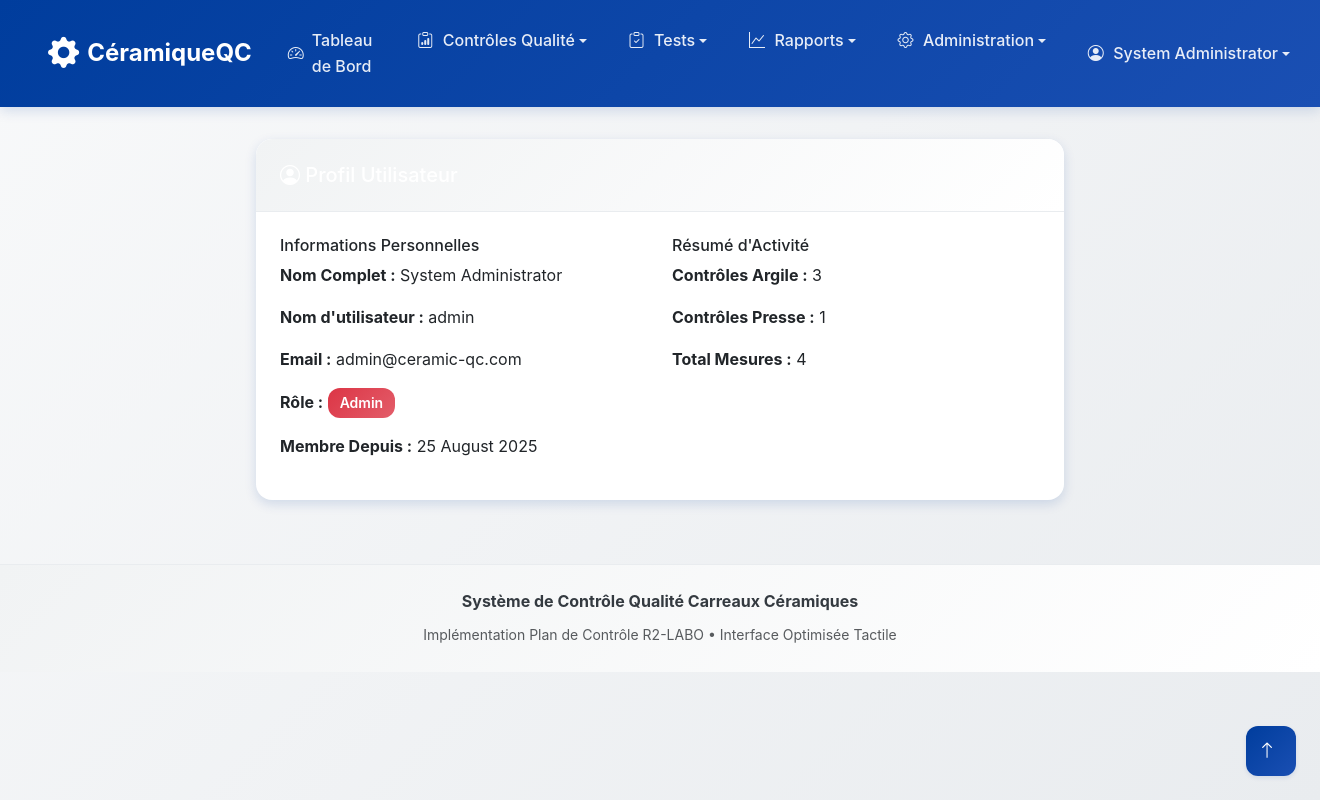
The app's page /profile (signed in) with its own data.
### models.py (models this page shows)
class User(UserMixin, db.Model):
    id = db.Column(db.Integer, primary_key=True)
    username = db.Column(db.String(64), unique=True, nullable=False)
    email = db.Column(db.String(120), unique=True, nullable=False)
    password_hash = db.Column(db.String(256))
    role = db.Column(db.String(20), default='controller')  # controller, quality_manager, admin
    full_name = db.Column(db.String(100))
    created_at = db.Column(db.DateTime, default=datetime.utcnow)

### routes/main.py (the view)
@main_bp.route('/profile')
@login_required
def profile():
    return render_template('profile.html', user=current_user)

### app.py (called while the page is built)
@login_manager.user_loader
def load_user(user_id):
    from models import User
    return User.query.get(int(user_id))

### templates/profile.html (shortened to what this page needs)
{% extends "base.html" %}
{% block content %}
<div class="row">
    <div class="col-md-8 mx-auto">
        <div class="card border-0 shadow-sm">
            <div class="card-header bg-primary text-white">
                <h5 class="mb-0"><i class="bi bi-person-circle"></i> Profil Utilisateur</h5>
            </div>
            <div class="card-body">
                <div class="row">
                    <div class="col-md-6">
                        <h6>Informations Personnelles</h6>
                        <p><strong>Nom Complet :</strong> {{ user.full_name or 'Non défini' }}</p>
                        <p><strong>Nom d'utilisateur :</strong> {{ user.username }}</p>
                        <p><strong>Email :</strong> {{ user.email }}</p>
                        <p><strong>Rôle :</strong>
                            <span class="badge bg-{{ 'danger' if user.role == 'admin' else 'warning' if user.role == 'quality_manager' else 'primary' }}">
                                {{ user.role|title|replace('_', ' ') }}
                            </span>
                        </p>
                        <p><strong>Membre Depuis :</strong> {{ user.created_at.strftime('%d %B %Y') }}</p>
                    </div>
                    <div class="col-md-6">
                        <h6>Résumé d'Activité</h6>
                        <p><strong>Contrôles Argile :</strong> {{ user.clay_controls|length }}</p>
                        <p><strong>Contrôles Presse :</strong> {{ user.press_controls|length }}</p>
                        <p><strong>Total Mesures :</strong> {{ user.clay_controls|length + user.press_controls|length + user.dryer_controls|length }}</p>
                    </div>
                </div>
            </div>
        </div>
    </div>
</div>
{% endblock %}

### templates/base.html (shortened to what this page needs)
<!DOCTYPE html>
<html lang="fr">
<head>
    <link href="https://cdn.jsdelivr.net/npm/bootstrap@5.3.2/dist/css/bootstrap.min.css" rel="stylesheet">
    <link rel="stylesheet" href="https://cdn.jsdelivr.net/npm/bootstrap-icons@1.11.2/font/bootstrap-icons.css">
    <link rel="stylesheet" href="{{ url_for('static', filename='css/main.css') }}">
</head>
<body>
    <nav class="navbar navbar-expand-xl navbar-dark sticky-top" role="navigation" aria-label="Navigation principale">
        <div class="container-fluid">
            <a class="navbar-brand d-flex align-items-center" href="{{ url_for('main.dashboard') }}" aria-label="Accueil Contrôle QC Céramique">
                <i class="bi bi-gear-fill me-2" aria-hidden="true"></i>
                <span class="d-none d-sm-inline">Céramique</span> QC
            </a>
            <div class="collapse navbar-collapse" id="navbarNav">
                <ul class="navbar-nav me-auto">
                    <li class="nav-item">
                        <a class="nav-link {{ 'active' if request.endpoint == 'main.dashboard' }}"
                           href="{{ url_for('main.dashboard') }}" aria-current="{% if request.endpoint == 'main.dashboard' %}page{% endif %}">
                            <i class="bi bi-speedometer2" aria-hidden="true"></i> Tableau de Bord
                        </a>
                    </li>
                    <li class="nav-item dropdown">
                        <a class="nav-link dropdown-toggle" href="#" role="button" data-bs-toggle="dropdown"
                           aria-expanded="false" aria-haspopup="true" id="qualityDropdown">
                            <i class="bi bi-clipboard-data" aria-hidden="true"></i>
                            <span class="d-xl-inline d-none">Contrôles Qualité</span>
                        </a>
                    </li>
                    <li class="nav-item dropdown">
                        <a class="nav-link dropdown-toggle" href="#" role="button" data-bs-toggle="dropdown"
                           aria-expanded="false" aria-haspopup="true" id="testingDropdown">
                            <i class="bi bi-clipboard-check" aria-hidden="true"></i> Tests
                        </a>
                    </li>
                    <li class="nav-item dropdown">
                        <a class="nav-link dropdown-toggle" href="#" role="button" data-bs-toggle="dropdown"
                           aria-expanded="false" aria-haspopup="true" id="reportsDropdown">
                            <i class="bi bi-graph-up" aria-hidden="true"></i> Rapports
                        </a>
                    </li>
                    {% if current_user.is_authenticated and current_user.role in ['admin', 'quality_manager'] %}
                    <li class="nav-item dropdown">
                        <a class="nav-link dropdown-toggle" href="#" role="button" data-bs-toggle="dropdown"
                           aria-expanded="false" aria-haspopup="true" id="adminDropdown">
                            <i class="bi bi-gear" aria-hidden="true"></i> Administration
                        </a>
                    </li>
                    {% endif %}
                </ul>
                <ul class="navbar-nav">
                    {% if current_user.is_authenticated %}
                    <li class="nav-item dropdown">
                        <a class="nav-link dropdown-toggle d-flex align-items-center" href="#" role="button"
                           data-bs-toggle="dropdown" aria-expanded="false" aria-haspopup="true" id="userDropdown">
                            <i class="bi bi-person-circle me-2" aria-hidden="true"></i>
                            <span class="d-none d-lg-inline">{{ current_user.full_name or current_user.username }}</span>
                        </a>
                    </li>
                    {% else %}
                    <li class="nav-item">
                        <a class="nav-link" href="{{ url_for('auth.login') }}">
                            <i class="bi bi-box-arrow-in-right" aria-hidden="true"></i> Connexion
                        </a>
                    </li>
                    {% endif %}
                </ul>
            </div>
        </div>
    </nav>
    <main class="container-fluid py-3" id="main-content" role="main">
        <div class="fade-in">
            {% block content %}{% endblock %}
        </div>
    </main>
    <button id="backToTop" class="btn btn-primary position-fixed bottom-0 end-0 m-4 rounded-circle d-none"
            style="width: 50px; height: 50px; z-index: 1000;"
            aria-label="Retour en haut" title="Retour en haut">
        <i class="bi bi-arrow-up" aria-hidden="true"></i>
    </button>
    <footer class="mt-5 py-4" role="contentinfo">
        <div class="container text-center">
            <div class="row">
                <div class="col-12">
                    <p class="mb-2">
                        <strong>Système de Contrôle Qualité Carreaux Céramiques</strong>
                    </p>
                    <p class="mb-0 text-muted">
                        <small>Implémentation Plan de Contrôle R2-LABO • Interface Optimisée Tactile</small>
                    </p>
                </div>
            </div>
        </div>
    </footer>
</body>
</html>

### static/css/main.css (style rules this page uses)
:root { --primary-color: #003d9d; --primary-light: #1a4fb3; --primary-dark: #002875; --secondary-color: #f8f9fa; --accent-color: #20c997; --warning-color: #ffc107; --danger-color: #dc3545; --success-color: #198754; --light-gray: #f1f3f4; --medium-gray: #6c757d; --dark-gray: #343a40; --border-radius: 12px; --border-radius-lg: 16px; --shadow-sm: 0 2px 4px rgba(0, 61, 157, 0.1); --shadow-md: 0 4px 12px rgba(0, 61, 157, 0.15); --shadow-lg: 0 8px 24px rgba(0, 61, 157, 0.2); --transition: all 0.3s ease; }
* { box-sizing: border-box; }
body { font-family: -apple-system, BlinkMacSystemFont, 'Segoe UI', Roboto, Oxygen, Ubuntu, Cantarell, sans-serif; background: linear-gradient(135deg, #f8f9fa 0%, #e9ecef 100%); line-height: 1.6; color: var(--dark-gray); min-height: 100vh; padding-bottom: 2rem; }
.navbar { background: linear-gradient(135deg, var(--primary-color) 0%, var(--primary-light) 100%) !important; box-shadow: var(--shadow-md); padding: 1rem 0; backdrop-filter: blur(10px); }
.navbar-brand { font-weight: 700; font-size: 1.5rem; color: white !important; text-decoration: none; transition: var(--transition); }
.navbar-brand i { margin-right: 0.5rem; font-size: 1.3em; }
.navbar-nav .nav-link { color: rgba(255, 255, 255, 0.9) !important; font-weight: 500; padding: 0.75rem 1rem !important; margin: 0.25rem 0.125rem; border-radius: var(--border-radius); transition: var(--transition); min-height: 44px; display: flex; align-items: center; }
.navbar-nav .nav-link i { margin-right: 0.5rem; width: 1.2em; text-align: center; }
.card { border: none !important; border-radius: var(--border-radius-lg) !important; box-shadow: var(--shadow-md) !important; transition: var(--transition) !important; overflow: hidden; background: white; }
.card-header { background: linear-gradient(135deg, var(--light-gray) 0%, #ffffff 100%) !important; border-bottom: 1px solid #e9ecef !important; padding: 1.5rem !important; border-radius: var(--border-radius-lg) var(--border-radius-lg) 0 0 !important; }
.card-body { padding: 1.5rem !important; }
.btn { border-radius: var(--border-radius) !important; font-weight: 600 !important; padding: 0.75rem 1.5rem !important; min-height: 44px !important; border: none !important; transition: var(--transition) !important; display: inline-flex !important; align-items: center !important; justify-content: center !important; text-decoration: none !important; cursor: pointer; touch-action: manipulation; }
.btn-primary { background: linear-gradient(135deg, var(--primary-color) 0%, var(--primary-light) 100%) !important; color: white !important; box-shadow: var(--shadow-sm); }
.btn i { margin-right: 0.5rem; font-size: 1.1em; }
.badge { font-weight: 600 !important; padding: 0.5rem 0.75rem !important; border-radius: var(--border-radius) !important; font-size: 0.875rem !important; }
.bg-danger { background: linear-gradient(135deg, var(--danger-color) 0%, #e35d6a 100%) !important; }
footer { background: linear-gradient(135deg, var(--light-gray) 0%, #ffffff 100%) !important; border-top: 1px solid #e9ecef; margin-top: 3rem !important; }
@media (min-width: 768px) { .container-fluid { padding-left: 2rem; padding-right: 2rem; } }
@media (min-width: 992px) { .container-fluid { padding-left: 3rem; padding-right: 3rem; } }
@media (min-width: 992px) { .navbar-nav .nav-link { margin: 0 0.25rem; } }

### records on screen
User: full_name "System Administrator", username "admin", email "admin@ceramic-qc.com", role "Admin", created_at "25 August 2025"

### other values on screen
{{ user.clay_controls|length }} "3"
{{ user.press_controls|length }} "1"
